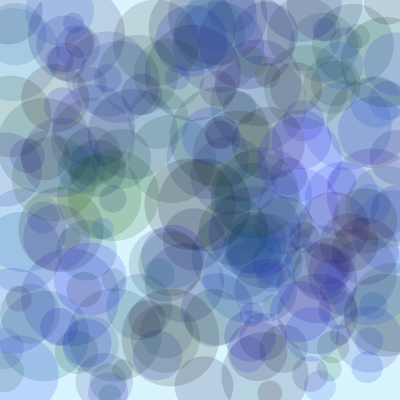
Frame 1 (no input)
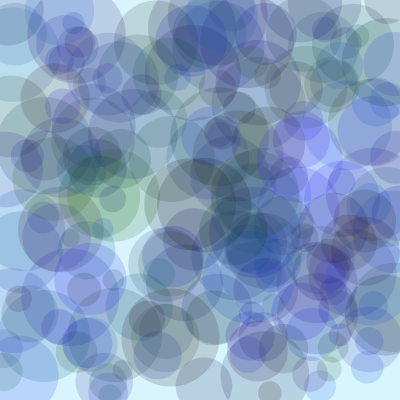
Frame 60 (the mouse pressed at the canvas centre just before this capture)
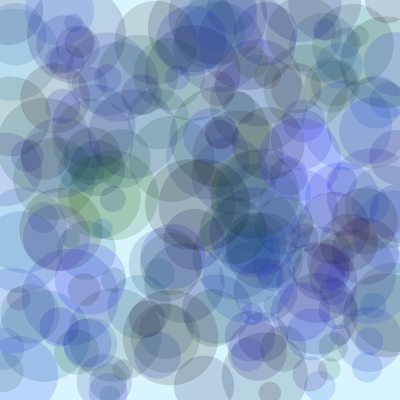
Frame 120 (the mouse held since frame 60 and released just before this capture)

The Processing sketch that drew these frames (run headless with seeded random() and noise(); from frame 60 on, the mouse is pressed at the canvas centre):

// Processing sketch: objects_bubbles
// ── objects_bubbles.pde
Ball [] balls = new Ball[200];

void setup(){
  size(400,400);
  
  for(int i = 0; i < balls.length; i++){
    balls[i] = new Ball();
  }
}

void draw(){
    background(#D8F5FF);
    for(int i = 0; i < balls.length; i++){
      balls[i].display();
    }
}


class Ball{
  
  float x, y;
  color c;
  float radius;
  float pct;
  
  Ball(){
    x = random(width);
    y = random(height);
    radius = random(10,50);
    c = color(random(50),random(100),random(255),40);
    pct = random(.00025,.0025);
  }
  
  void display(){
    noStroke();
    float newRadius = radius + sin( PI*(millis()*pct) );
    fill(c);
    ellipse(x,y,newRadius*2,newRadius*2);
  }
  

  
  
}
